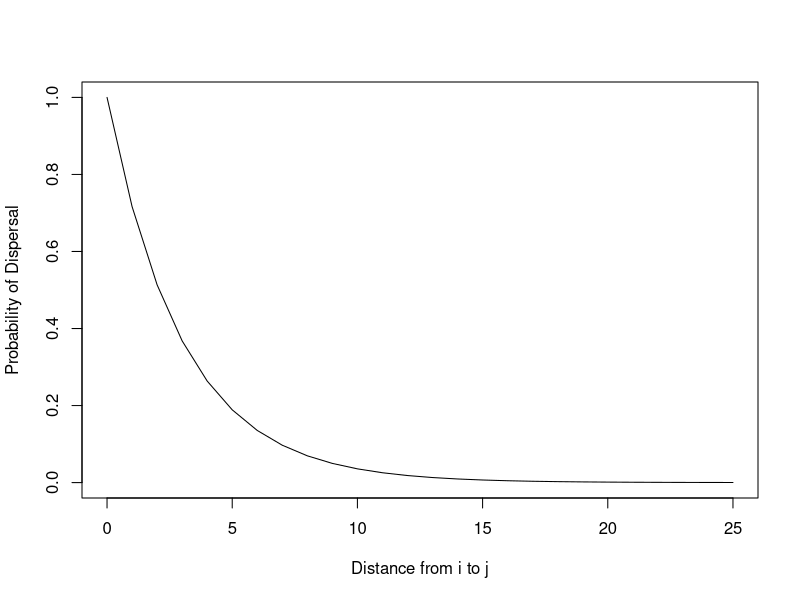
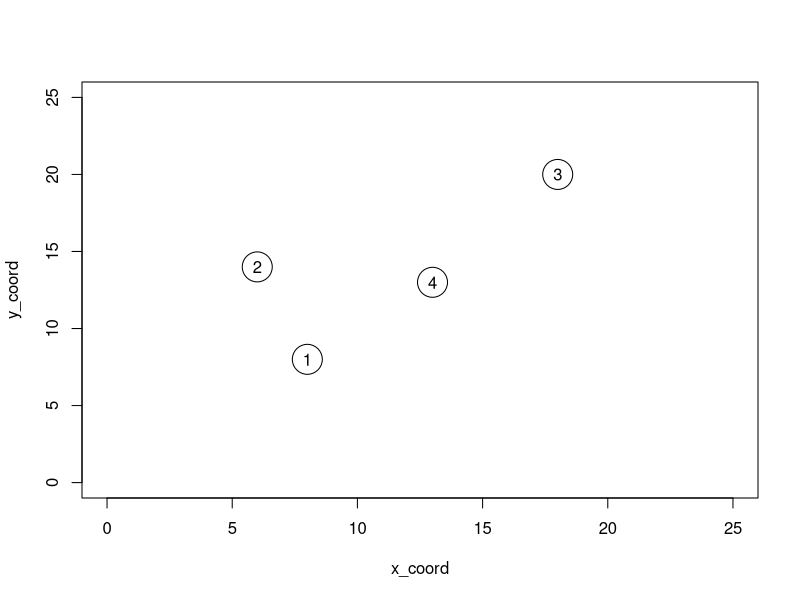
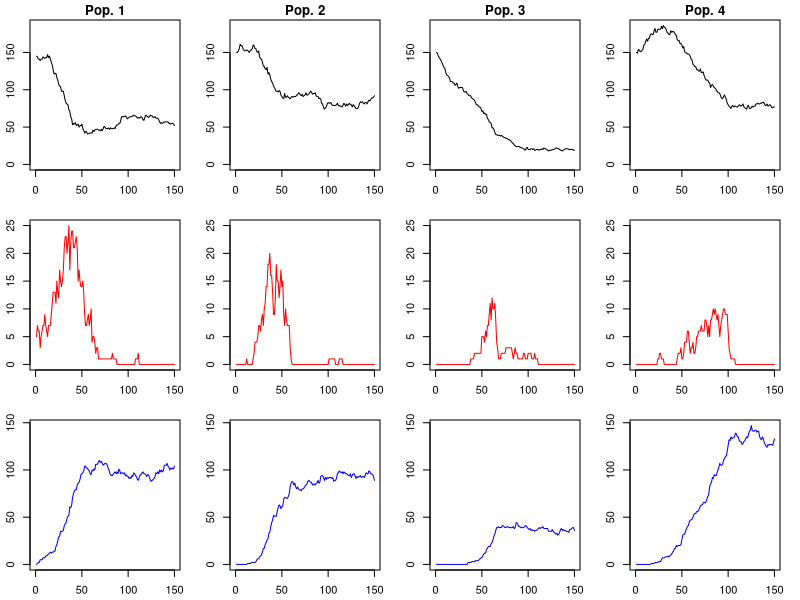
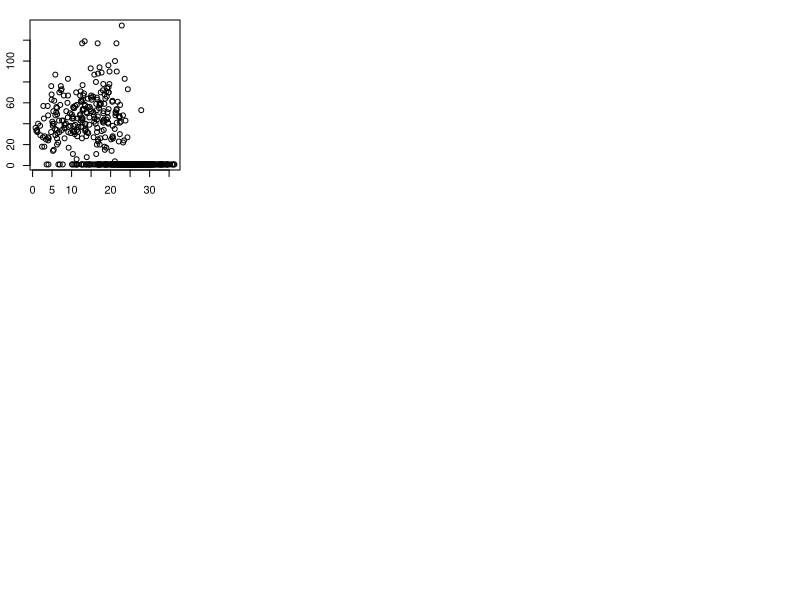

These charts were generated, in order, by the following R code:
## ---- chunk 1
knitr::opts_chunk$set(echo = TRUE, fig.pos = 'h')
library(tidyverse)
## ---- chunk 2
d_ij = seq(0, 25, by=1)
theta = 3
p_vals = rep(0, 25)

p_func = function(d_ij, theta){
  p_ij = 1/(exp(d_ij/theta))
  return(p_ij)}

for (i in 0:length(d_ij))
{
  p_vals[i] = p_func(d_ij[i], theta)
}

plot(NA,NA,
     xlim = c(0, max(d_ij)),
     ylim = c(0, 1),
     xlab = "Distance from i to j",
     ylab = "Probability of Dispersal")

lines(p_vals ~ d_ij)
## ---- chunk 3
# Number of populations
n_pop = 4

# Create x-y coordinates
x_coord = c(8,6,18,13) 
y_coord = c(8,14,20,13) 
pop_ID = c(1:n_pop)

# Plot the 'map'
plot(y_coord ~ x_coord, 
     xlim = c(0, 25), ylim = c(0, 25),
     pch = 1, cex = 4)
text(y_coord ~ x_coord, labels = pop_ID)

# Calculate pair-wise distance, based on x-y coords
# Create a distance matrix:
xy_mat = cbind(x_coord, y_coord)
dist_mat = dist(xy_mat, diag = TRUE, upper = TRUE)
dist_mat = as.matrix(dist_mat)

# Probability of movement
prob_move = matrix(0, n_pop, n_pop)
theta = 3

for(i in 1:n_pop){
  for(j in 1:n_pop){
    if(i != j){
      prob_move[i, j] = 1 / exp(dist_mat[i,j] / theta)
    }
  }
}

prob_move
## ---- chunk 4

####################################################
# FUNCTION #
####################################################

tau_leap_1step = function(counter, tau, pop_N, x_mat, y_mat, z_mat, 
                          x_move, y_move, z_move, this_pop, beta, gamma, m){
  # Events: Transmission, Recovery, Migrate:X, Migrate:Y, Migrate:Z
  n_events = 5
  
  if(pop_N[this_pop] > 0){
    
    # Scale beta by population size
    beta_scaled = beta / pop_N[this_pop]
    
    # Event probabilities:
    event_rate = vector(mode = "numeric", length = n_events)
    ## Transmission:
    event_rate[1] = beta_scaled * x_mat[counter, this_pop] * y_mat[counter, this_pop]
    ## Recovery:
    event_rate[2] = gamma * y_mat[counter, this_pop]
    ## Migrate: X
    event_rate[3] = m * x_mat[counter, this_pop]
    ## Migrate: Y
    event_rate[4] = m * y_mat[counter, this_pop]
    ## Migrate: Z
    event_rate[5] = m * z_mat[counter, this_pop]
    
    # How many events of each type will occur over time period tau
    n_occur = vector(mode = "numeric", length = n_events)
    
    for(i in 1:n_events){
      # Poisson random variate
      n_occur[i] = rpois(1, event_rate[i] * tau)
    }
    
  }else{
    n_occur = rep(0, n_events)
  }
  
  return(n_occur)
  
}




####################################################
# SET-UP #
####################################################

# Time
tau = 1 # leap size (arbitrary)
t_max = 150
n_times = floor(t_max / tau)
t_vec = seq(1, t_max, length.out = n_times)

# Population sizes
pop_N = vector(mode = "numeric", length = n_pop)
pop_N = rep(150, n_pop) # each pop size is equal

# Sizes of X, Y, and Z for each population
x_mat = matrix(0, nrow = n_times, ncol = n_pop)
y_mat = matrix(0, nrow = n_times, ncol = n_pop)
z_mat = matrix(0, nrow = n_times, ncol = n_pop)

# Sizes of X, Y, and Z MIGRANTS for each population
## How many move at each time step
x_move = vector(mode = "numeric", length = n_pop)
y_move = vector(mode = "numeric", length = n_pop)
z_move = vector(mode = "numeric", length = n_pop)

# INITIAL CONDITIONS
## Seed population 1 with infected individuals
y_mat[1,1] = 5
x_mat[1,] = pop_N - y_mat[1,] # this is a vectorized function

# Parameters
beta = 0.35
gamma = 1/5
m = 1/50

####################################################
# Run one realization of the system
####################################################

# counter
counter = 1

for(t in 1:(n_times-1)){
  
  for(i in 1:n_pop){
    
    this_pop = i
    n_occur = tau_leap_1step(counter, tau, pop_N, x_mat, y_mat, z_mat, 
                             x_move, y_move, z_move, this_pop, beta, gamma, m)
    
    #------------------------------------------------------
    # Update your populations:
    ## Events: Transmission, Recovery, Migrate-X, Migrate-Y, Migrate-Z
    
    x_mat[(counter+1), this_pop] = x_mat[counter, this_pop] - 
                                      n_occur[1] - n_occur[3]
    y_mat[(counter+1), this_pop] = y_mat[counter, this_pop] + 
                                      n_occur[1] - n_occur[2] - n_occur[4]
    z_mat[(counter+1), this_pop] = z_mat[counter, this_pop] + 
                                      n_occur[2] - n_occur[5]
    
    x_move[this_pop] = n_occur[3]
    y_move[this_pop] = n_occur[4]
    z_move[this_pop] = n_occur[5]
    
  } # end i loop
  
  #------------------------------------------------------
  #------------------------------------------------------
  # Disperse the migrants into new populations, based on distance
  
  # Note: the multinomial distribution helps us randomly determine
  # how many individuals will move to a particular new location, 
  # based on the probability of moving
  
  for(j in 1:n_pop){ # Move from j to i
    
    if(x_move[j] > 0){
      move_x = rmultinom(1, size = x_move[j], prob = prob_move[,j])
      for(i in 1:n_pop){
        x_mat[(counter+1),i] = x_mat[(counter+1),i] + move_x[i]
      }
    }
    
    if(y_move[j] > 0){
      move_y = rmultinom(1, size = y_move[j], prob = prob_move[,j])
      for(i in 1:n_pop){
        y_mat[(counter+1),i] = y_mat[(counter+1),i] + move_y[i]
      }
    }
    
    if(z_move[j] > 0){
      move_z = rmultinom(1, size = z_move[j], prob = prob_move[,j])
      for(i in 1:n_pop){
        z_mat[(counter+1),i] = z_mat[(counter+1),i] + move_z[i]
      }
    }
    
  } # end j loop
  
  # Advance the counter:
  counter = counter + 1
  
  # Check to see if any are zero
  for(i in 1:n_pop){
    if(x_mat[counter,i] < 0) x_mat[counter,i] = 0
    if(y_mat[counter,i] < 0) y_mat[counter,i] = 0
    if(z_mat[counter,i] < 0) z_mat[counter,i] = 0
  }
  
  # Recalculate population size (because of migrants!)
  for(i in 1:n_pop){
    pop_N[i] = x_mat[counter, i] + y_mat[counter, i] + z_mat[counter, i] 
  }
  
}

#------------------------------------------------------
# Plot:
# This sets up a plotting grid
par(mfrow=c(3,n_pop), # 3 rows, n_pop columns
    mai = c(0.3,0.3,0.2,0.2))

for(i in 1:n_pop){
  plot(x_mat[,i] ~ t_vec, type = "l",
     xlim = c(0, t_max), ylim = c(0, max(x_mat)),
     xlab = "", ylab = "", main = paste0("Pop. ", i))
}
for(i in 1:n_pop){
  plot(y_mat[,i] ~ t_vec, type = "l", col = "red",
     xlim = c(0, t_max), ylim = c(0, max(y_mat)),
     xlab = "", ylab = "")
}
for(i in 1:n_pop){
  plot(z_mat[,i] ~ t_vec, type = "l", col = "blue",
     xlim = c(0, t_max), ylim = c(0, max(z_mat)),
     xlab = "", ylab = "")
}
## ---- chunk 5
####################################################
# FUNCTION #
####################################################

tau_leap_1step = function(counter, tau, pop_N, x_mat, y_mat, z_mat, 
                          x_move, y_move, z_move, this_pop, beta, gamma, m){
  # Events: Transmission, Recovery, Migrate:X, Migrate:Y, Migrate:Z
  n_events = 5
  
  if(pop_N[this_pop] > 0){
    
    # Scale beta by population size
    beta_scaled = beta / pop_N[this_pop]
    
    # Event probabilities:
    event_rate = vector(mode = "numeric", length = n_events)
    ## Transmission:
    event_rate[1] = beta_scaled * x_mat[counter, this_pop] * y_mat[counter, this_pop]
    ## Recovery:
    event_rate[2] = gamma * y_mat[counter, this_pop]
    ## Migrate: X
    event_rate[3] = m * x_mat[counter, this_pop]
    ## Migrate: Y
    event_rate[4] = m * y_mat[counter, this_pop]
    ## Migrate: Z
    event_rate[5] = m * z_mat[counter, this_pop]
    
    # How many events of each type will occur over time period tau
    n_occur = vector(mode = "numeric", length = n_events)
    
    for(i in 1:n_events){
      # Poisson random variate
      n_occur[i] = rpois(1, event_rate[i] * tau)
    }
    
  }else{
    n_occur = rep(0, n_events)
  }
  
  return(n_occur)
  
}

n_runs = 500

distance_between_pop1_pop3 = vector(mode = "double")
time_max_infected_pop3 = vector(mode = "numeric")

for (i in 1:n_runs){
  ####################################################
  # SET-UP #
  ####################################################
  # Number of populations
  n_pop = 4
  
  # Create x-y coordinates
  # Randomizes coordinates for population 3
  x_coord = c(8,6,runif(1, min=5, max=35),13) 
  y_coord = c(8,14,runif(1, min=5, max=35),13) 
  pop_ID = c(1:n_pop)
  
  # Calculate pair-wise distance, based on x-y coords
  # Create a distance matrix:
  xy_mat = cbind(x_coord, y_coord)
  dist_mat = dist(xy_mat, diag = TRUE, upper = TRUE)
  dist_mat = as.matrix(dist_mat)
  
  # Probability of movement
  prob_move = matrix(0, n_pop, n_pop)
  theta = 3
  
  for(i in 1:n_pop){
    for(j in 1:n_pop){
      if(i != j){
        prob_move[i, j] = 1 / exp(dist_mat[i,j] / theta)
      }
    }
  }
  
  
  # Time
  tau = 1 # leap size (arbitrary)
  t_max = 150
  n_times = floor(t_max / tau)
  t_vec = seq(1, t_max, length.out = n_times)
  
  # Population sizes
  pop_N = vector(mode = "numeric", length = n_pop)
  pop_N = rep(150, n_pop) # each pop size is equal
  
  # Sizes of X, Y, and Z for each population
  x_mat = matrix(0, nrow = n_times, ncol = n_pop)
  y_mat = matrix(0, nrow = n_times, ncol = n_pop)
  z_mat = matrix(0, nrow = n_times, ncol = n_pop)
  
  # Sizes of X, Y, and Z MIGRANTS for each population
  ## How many move at each time step
  x_move = vector(mode = "numeric", length = n_pop)
  y_move = vector(mode = "numeric", length = n_pop)
  z_move = vector(mode = "numeric", length = n_pop)
  
  # INITIAL CONDITIONS
  ## Seed population 1 with infected individuals
  y_mat[1,1] = 5
  x_mat[1,] = pop_N - y_mat[1,] # this is a vectorized function
  
  # Parameters
  beta = 0.35
  gamma = 1/5
  m = 1/50
  
  ####################################################
  # Run one realization of the system
  ####################################################
  
  # counter
  counter = 1
  
  for(t in 1:(n_times-1)){
    
    for(i in 1:n_pop){
      
      this_pop = i
      n_occur = tau_leap_1step(counter, tau, pop_N, x_mat, y_mat, z_mat, 
                               x_move, y_move, z_move, this_pop, beta, gamma, m)
      
      #------------------------------------------------------
      # Update your populations:
      ## Events: Transmission, Recovery, Migrate-X, Migrate-Y, Migrate-Z
      
      x_mat[(counter+1), this_pop] = x_mat[counter, this_pop] - 
                                        n_occur[1] - n_occur[3]
      y_mat[(counter+1), this_pop] = y_mat[counter, this_pop] + 
                                        n_occur[1] - n_occur[2] - n_occur[4]
      z_mat[(counter+1), this_pop] = z_mat[counter, this_pop] + 
                                        n_occur[2] - n_occur[5]
      
      x_move[this_pop] = n_occur[3]
      y_move[this_pop] = n_occur[4]
      z_move[this_pop] = n_occur[5]
      
    } # end i loop
    
    #------------------------------------------------------
    #------------------------------------------------------
    # Disperse the migrants into new populations, based on distance
    
    # Note: the multinomial distribution helps us randomly determine
    # how many individuals will move to a particular new location, 
    # based on the probability of moving
    
    for(j in 1:n_pop){ # Move from j to i
      
      if(x_move[j] > 0){
        move_x = rmultinom(1, size = x_move[j], prob = prob_move[,j])
        for(i in 1:n_pop){
          x_mat[(counter+1),i] = x_mat[(counter+1),i] + move_x[i]
        }
      }
      
      if(y_move[j] > 0){
        move_y = rmultinom(1, size = y_move[j], prob = prob_move[,j])
        for(i in 1:n_pop){
          y_mat[(counter+1),i] = y_mat[(counter+1),i] + move_y[i]
        }
      }
      
      if(z_move[j] > 0){
        move_z = rmultinom(1, size = z_move[j], prob = prob_move[,j])
        for(i in 1:n_pop){
          z_mat[(counter+1),i] = z_mat[(counter+1),i] + move_z[i]
        }
      }
      
    } # end j loop
    
    # Advance the counter:
    counter = counter + 1
    
    # Check to see if any are zero
    for(i in 1:n_pop){
      if(x_mat[counter,i] < 0) x_mat[counter,i] = 0
      if(y_mat[counter,i] < 0) y_mat[counter,i] = 0
      if(z_mat[counter,i] < 0) z_mat[counter,i] = 0
    }
    
    # Recalculate population size (because of migrants!)
    for(i in 1:n_pop){
      pop_N[i] = x_mat[counter, i] + y_mat[counter, i] + z_mat[counter, i] 
    }
    
  }
  
  x = dist_mat[1,3]
  distance_between_pop1_pop3 <- append(distance_between_pop1_pop3, x)
  
  y = which.max(y_mat[,3])
  time_max_infected_pop3 <- append(time_max_infected_pop3, y)
}

plot(NA,NA,
     xlim = c(min(distance_between_pop1_pop3), max(distance_between_pop1_pop3)),
     ylim = c(min(time_max_infected_pop3), max(time_max_infected_pop3)),
     xlab = "Distance from Epicenter",
     ylab = "Time of Maximum Fraction Infected")

points(distance_between_pop1_pop3, time_max_infected_pop3)


